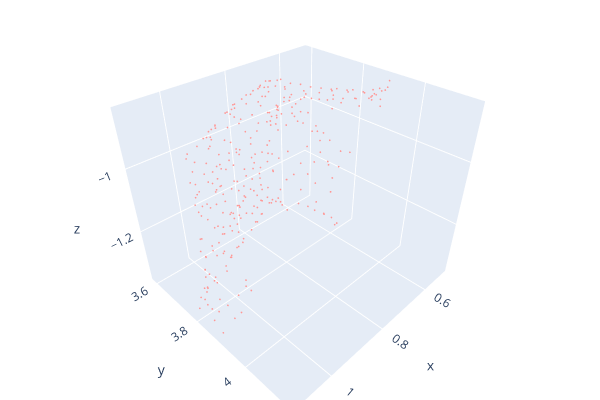

Notebook code cell kept with this figure:
### Code cell
obj7 = g.get_object_pointcloud(7)  # get point cloud of object with node ID 7
o3d.visualization.draw_plotly([obj7])
# you could extract from this point cloud feautures with for example PointNet

### Figure 1 — Plotly figure (JSON) as saved in the notebook; plotly's stock layout.template omitted (floating-point values rounded to 4 significant figures; data arrays with more than 128 entries replaced by an {"elided": "..."} marker saying what was removed)
{"data": [{"marker": {"color": {"elided": "379x3 float values"}, "size": 1}, "mode": "markers", "type": "scatter3d", "x": {"elided": "379 float values"}, "y": {"elided": "379 float values"}, "z": {"elided": "379 float values"}}], "layout": {"height": 400, "margin": {"b": 0, "l": 0, "r": 0, "t": 0}, "scene": {"camera": {"center": {"x": 0, "y": 0, "z": 0}, "up": {"x": 0, "y": 0, "z": 1}}}, "showlegend": false, "width": 600}}
